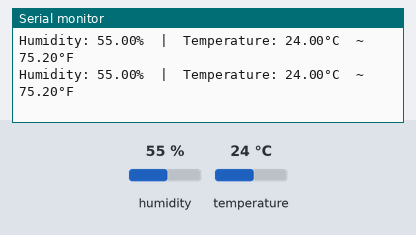
Simulated run of this sketch. Board: ESP32. On the bench: the last lines printed to the serial monitor. Inputs (shaded band) come from the test bench; at power-on: humidity 55 %, temperature 24 °C.

Above: at 2.8 s.
2.9 s: humidity set to 22 %
At 4.5 s:
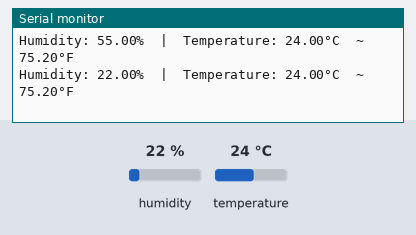
5.6 s: temperature set to 12 °C
At 6.9 s:
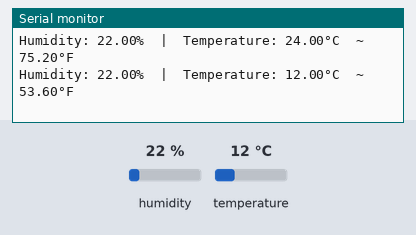
8.3 s: humidity set to 40 %
At 10.5 s:
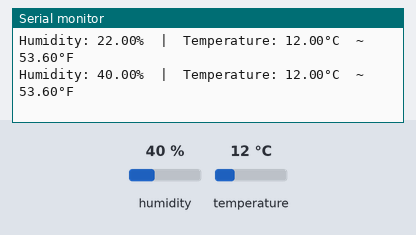
Timing chart, 0 to 12.0 s (numbered marks = the images above; inputs shaded):
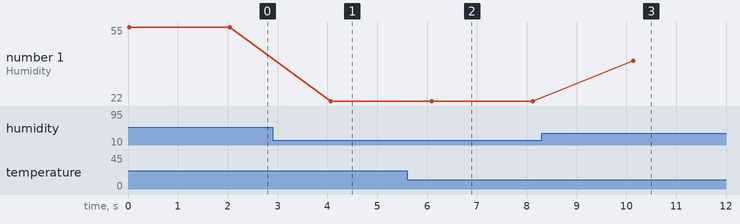

The sketch:

5.ino
```cpp
#include <DHT.h>
#define DHT11_PIN  1 // ESP32 pin GPIO21 connected to DHT11 sensor

DHT dht11(DHT11_PIN, DHT11);

void setup() {
  Serial.begin(115200);
  dht11.begin(); // initialize the DHT11 sensor
}

void loop() {
  // read humidity
  float humi  = dht11.readHumidity();
  // read temperature in Celsius
  float tempC = dht11.readTemperature();
  // read temperature in Fahrenheit
  float tempF = dht11.readTemperature(true);

  // check whether the reading is successful or not
  if ( isnan(tempC) || isnan(tempF) || isnan(humi)) {
    Serial.println("Failed to read from DHT11 sensor!");
  } else {
    Serial.print("Humidity: ");
    Serial.print(humi);
    Serial.print("%");

    Serial.print("  |  ");

    Serial.print("Temperature: ");
    Serial.print(tempC);
    Serial.print("°C  ~  ");
    Serial.print(tempF);
    Serial.println("°F");
  }

  // wait a 2 seconds between readings
  delay(2000);
}
```

Measured:
- after the input at 2.9 s, the serial monitor: prints a new line after 1.2 s (image 1)
- after the input at 5.6 s, the serial monitor: prints a new line after 0.49 s (image 2)
- after the input at 8.3 s, the serial monitor: prints a new line after 1.8 s (image 3)
- plotted number 1: 55 → 22 after the input at 2.9 s, 22 → 40 after the input at 8.3 s
